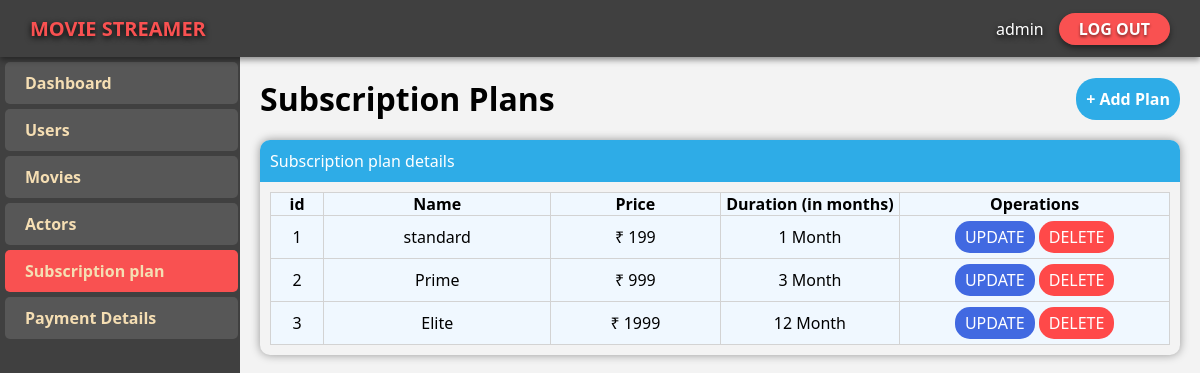
The page /Admin/Subscribeplan.php (signed in) on the database its author committed.
### tables this page shows
CREATE TABLE `subscription_dtl` (
  `id` int(11) NOT NULL,
  `Name` text NOT NULL,
  `price` int(11) NOT NULL,
  `Duration` int(11) NOT NULL
);

### Admin/Subscribeplan.php (the view, shortened to what this page needs)
<?php
include 'db.php';
?>
<!DOCTYPE html>
<html lang="en">
<head>
    <link rel="stylesheet" href="../CSS/comman.css">
    <link rel="stylesheet" href="../CSS/adminhome.css">
</head>
<body>
    <nav>
        <label class="Logo">MOVIE STREAMER</label>
        <ul class="drawer">
        <li>
                <a class="adminbtn" href="#">
                <?php
                if(isset($_SESSION['username']))
                {
                    if(is_array($_SESSION['username'])){
                        echo implode($_SESSION['username']);
                    }
                    else{
                        echo $_SESSION['username'];
                    }
                }
                ?>
                </a>
            </li>
            <li><a class="loginbtn" href="../logout.php?id=2">LOG OUT</a></li>
        </ul>
    </nav>
    <div class="mainbody">
        <div class="sidebar">
            <a class="sideitem" href="AdminHome.php">Dashboard</a>
            <a class="sideitem" href="Users.php">Users</a>
            <a class="sideitem" href="Movies.php">Movies</a>
            <a class="sideitem" href="Actors.php">Actors</a>
            <a class="sideitem active" href="Subscribeplan.php">Subscription plan</a>
            <a class="sideitem" href="Paymentdtl.php">Payment Details</a>
        </div>
        <div class="mainview">
            <div class="header">
                <h1>Subscription Plans</h1>
                <a class="addbtn" href="addSubplan.php">+ Add Plan</a>
            </div>
            <div class="mainlist">
                <div class="litopbar">
                    <label>Subscription plan details</label>
                </div>
                <div class="litable">
                    <table>
                        <tr>
                            <th>id</th>
                            <th>Name</th>
                            <th>Price</th>
                            <th width="20%">Duration (in months)</th>
                            <th width="30%">Operations</th>
                        </tr>
                        <?php
                            $sql = "select * from subscription_dtl order by id";
                            $res = mysqli_query($con,$sql);
                            if($res){
                                while($row = mysqli_fetch_assoc($res)){
                                    echo "<tr>
                                    <td>".$row['id']."</td>
                                    <td>".$row['Name']."</td>
                                    <td> &#8377 ".$row['price']."</td>
                                    <td>".$row['Duration']." Month</td>
                                    <td>
                                    <a type='submit' name='update' class='editbtn' href='updateSubplan.php?updt=".$row['id']."'>UPDATE</a>
                                    <a class='deletebtn' href='Subscribeplan.php?del=".$row['id']."'>DELETE</a></td></tr>";
                                }
                            }
                        ?>
                    </table>
                </div>
            </div>
        </div>
    </div>
</body>
</html>

### CSS/comman.css (style rules this page uses)
:root { --navbg: #404040; --fontfam: 'Segoe UI', Tahoma, Geneva, Verdana, sans-serif; --colorbtnprime: #F95151; --colorbtnsec: white; --colorbtnprimehover: #da4343; --logofontsz: 20px; --logocolor: #F95151; }
* { margin: 0; padding: 0; }
nav { display: flex; justify-content: space-between; align-items: center; padding: 15px; padding-left: 30px; padding-right: 30px; background-color: var(--navbg); position: sticky; z-index: 2; top: 0; box-shadow: 0px 3px 6px rgba(0, 0, 0, 0.418); }
.drawer { list-style: none; display: flex; gap: 5px; align-items: center; justify-content: space-between; }
.Logo { color: var(--logocolor); font-family: var(--fontfam); font-weight: bold; text-shadow: 0px 2px 6px black; font-size: var(--logofontsz); }
.loginbtn { text-decoration: none; color: white; background-color: var(--colorbtnprime); border-radius: 20px; padding: 5px; padding-left: 20px; padding-right: 20px; text-shadow: 0px 2px 3px rgba(0, 0, 0, 0.486); box-shadow: 0px 3px 6px rgba(0, 0, 0, 0.473); font-family: var(--fontfam); font-weight: bold; transition: all 0.2s ease-in-out; }
.adminbtn { text-decoration: none; color: var(--colorbtnsec); background-color: transparent; text-shadow: 0px 2px 6px black; border-radius: 10px; padding: 10px; font-family: var(--fontfam); transition: all 0.2s ease-in-out; }
.mainbody { background-color: #F3F3F3; height: 90vh; overflow-y: hidden; overflow-x: hidden; }

### CSS/adminhome.css (style rules this page uses)
:root { --navbg: #404040; --fontfam: 'Segoe UI', Tahoma, Geneva, Verdana, sans-serif; --colorbtnprime: #F95151; --colorbtnsec: white; --colorbtnprimehover: #da4343; }
.mainbody { display: flex; height: 90.8vh; position: fixed; width: 100%; top: 57px; font-family: var(--fontfam); }
.sidebar { background-color: var(--navbg); width: 20%; display: flex; flex-direction: column; align-content: stretch; padding: 5px; gap: 5px; z-index: 1; }
.sideitem { text-decoration: none; padding-top: 10px; padding-bottom: 10px; padding-left: 20px; background-color: #636363ab; color: wheat; width: 92.5%; border-radius: 5px; font-weight: bold; transition: all 0.3s ease; }
.active { background-color: var(--colorbtnprime); }
.mainview { overflow: auto; width: 80%; padding: 20px; }
.addbtn { text-decoration: none; color: white; background-color: #2eace7; font-weight: bold; padding: 10px; font-family: 'Segoe UI', Tahoma, Geneva, Verdana, sans-serif; border-radius: 20px; transition: all 0.3s ease-in-out; }
.header { display: flex; justify-content: space-between; align-items: center; }
.mainlist { margin: 20px 0px; border-radius: 10px; box-shadow: 0px 0px 10px rgba(0, 0, 0, 0.384); }
.litopbar { background-color: #2eace7; padding: 10px; border-top-left-radius: inherit; border-top-right-radius: inherit; color: white; display: flex; justify-content: space-between; align-items: center; }
.litable { padding: 10px; border-radius: inherit; display: flex; justify-content: center; }
table { width: 100%; }
table, th, td { border: 1px solid rgb(211, 211, 211); border-collapse: collapse; background-color: aliceblue; }
td { text-align: center; height: 70px; padding: 5px; }
.editbtn { background-color: royalblue; text-decoration: none; color: white; padding: 5px 10px; border-radius: 15px; }
.deletebtn { background-color: rgb(255, 73, 73); text-decoration: none; color: white; padding: 5px 10px; border-radius: 15px; }

### Admin/Subscribeplan.php (style rules this page uses)
td { height:fit-content; padding: 10px 0px; }

### rows shown on the page
subscription_dtl: id "1", Name "standard", price "199", Duration "1"
subscription_dtl: id "2", Name "Prime", price "999", Duration "3"
subscription_dtl: id "3", Name "Elite", price "1999", Duration "12"

### other values the page prints
implode($_SESSION['username']) "admin"
